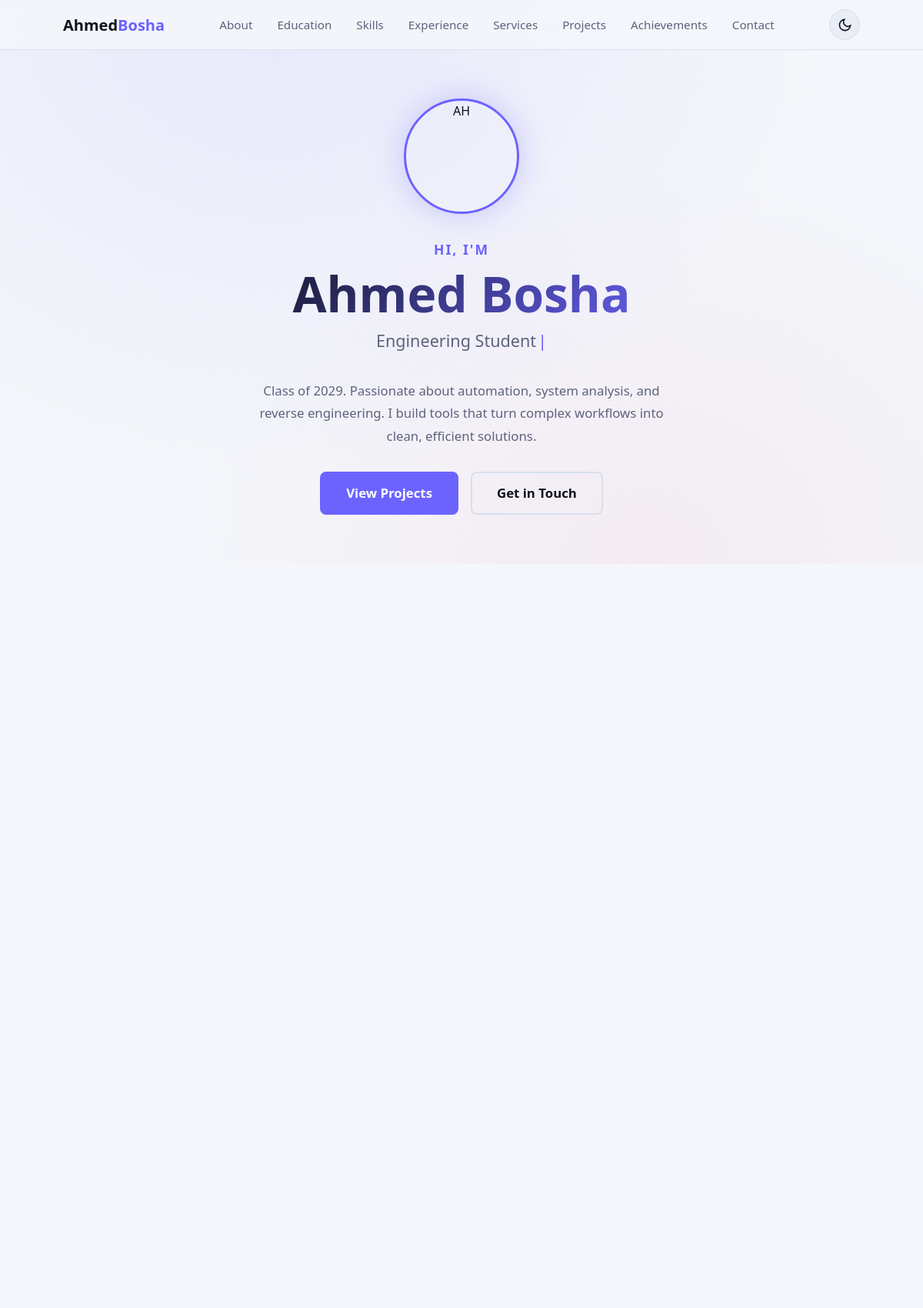
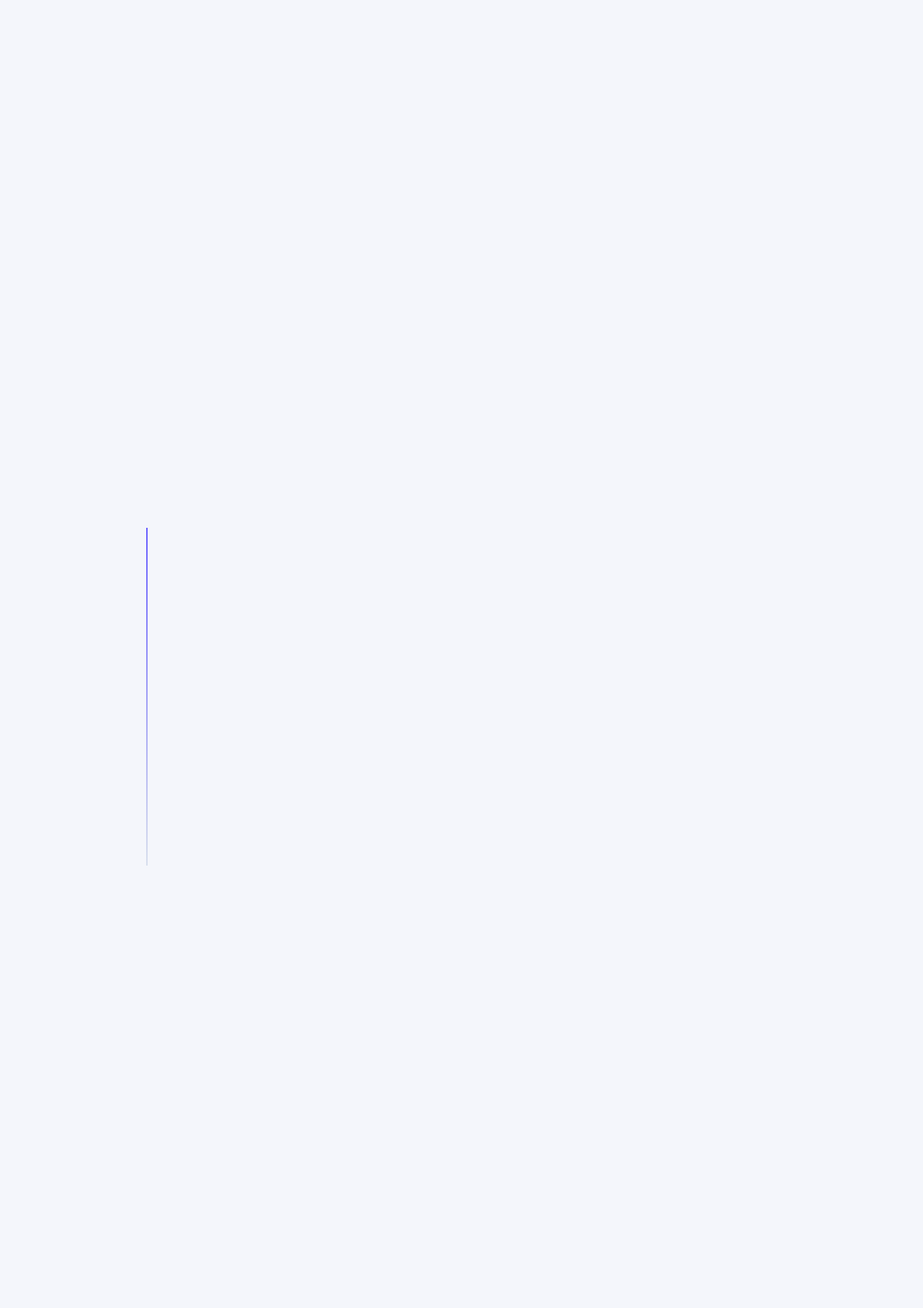
The page / (upper part) on the database its author committed (2 pictures, top to bottom).
### tables this page shows
CREATE TABLE site_settings (
            id              INTEGER PRIMARY KEY CHECK (id = 1),
            name            TEXT    DEFAULT 'Ahmed Bosha',
            greeting        TEXT    DEFAULT 'Hi, I''m',
            tagline         TEXT    DEFAULT 'Engineering Student & Software Developer',
            typing_texts    TEXT    DEFAULT 'Engineering Student,Software Developer,Problem Solver,Automation Enthusiast',
            bio             TEXT    DEFAULT 'Class of 2029. Passionate about automation, system analysis, and reverse engineering. I build tools that turn complex workflows into clean, efficient solutions.',
            profile_photo   TEXT,
            email           TEXT    DEFAULT 'ahmedbosha2566@gmail.com',
            github_url      TEXT    DEFAULT 'https://github.com/AhmedBosha',
            linkedin_url    TEXT,
            twitter_url     TEXT,
            resume_url      TEXT,
            color_primary   TEXT    DEFAULT '#6c63ff',
            color_accent    TEXT    DEFAULT '#ff6b6b',
            color_bg        TEXT    DEFAULT '#0c0c12',
            color_surface   TEXT    DEFAULT '#161622',
            color_text      TEXT    DEFAULT '#f0f0f8'
        );

### app.py (the view)
@app.route("/")
def index():
    db = get_db()
    projects = db.execute("SELECT * FROM projects ORDER BY created_at DESC").fetchall()
    skills_raw = db.execute("SELECT * FROM skills ORDER BY category ASC, sort_order ASC, id ASC").fetchall()
    skill_categories = {}
    for s in skills_raw:
        cat = s["category"] or "General"
        if cat not in skill_categories:
            skill_categories[cat] = []
        skill_categories[cat].append(s)
    education_list = db.execute("SELECT * FROM education ORDER BY sort_order ASC, start_year DESC").fetchall()
    experiences_list = db.execute("SELECT * FROM experiences ORDER BY sort_order ASC, id ASC").fetchall()
    services_list = db.execute("SELECT * FROM services ORDER BY sort_order ASC, id ASC").fetchall()
    achievements_list = db.execute("SELECT * FROM achievements ORDER BY sort_order ASC, id ASC").fetchall()
    testimonials_list = db.execute("SELECT * FROM testimonials ORDER BY sort_order ASC, id ASC").fetchall()
    return render_template(
        "index.html",
        projects=projects,
        skill_categories=skill_categories,
        education_list=education_list,
        experiences_list=experiences_list,
        services_list=services_list,
        achievements_list=achievements_list,
        testimonials_list=testimonials_list,
    )

### app.py (called while the page is built)
def get_db():
    if "db" not in g:
        g.db = sqlite3.connect(DATABASE)
        g.db.row_factory = sqlite3.Row
        g.db.execute("PRAGMA foreign_keys = ON")
    return g.db

def get_settings(db=None):
    if db is None:
        db = get_db()
    return db.execute("SELECT * FROM site_settings WHERE id = 1").fetchone()

@app.context_processor
def inject_globals():
    try:
        settings = get_settings()
        unread = get_db().execute(
            "SELECT COUNT(*) FROM messages WHERE is_read = 0"
        ).fetchone()[0]
    except Exception:
        settings = None
        unread = 0
    return dict(settings=settings, unread_count=unread)

### templates/index.html (shortened to what this page needs)
{% extends "base.html" %}
{% block body %}
<nav class="navbar">
    <div class="container navbar__inner">
        <a href="#" class="navbar__logo">
            {% if settings and settings.name %}
                {% set parts = settings.name.split() %}
                {% if parts | length > 1 %}
                    {{ parts[0] }}<span class="accent">{{ parts[1:] | join(' ') }}</span>
                {% else %}
                    {{ settings.name }}
                {% endif %}
            {% else %}
                Ahmed<span class="accent">Bosha</span>
            {% endif %}
        </a>
        <ul class="navbar__links">
            <li><a href="#about">About</a></li>
            {% if education_list %}<li><a href="#education">Education</a></li>{% endif %}
            {% if skill_categories %}<li><a href="#skills">Skills</a></li>{% endif %}
            {% if experiences_list %}<li><a href="#experience">Experience</a></li>{% endif %}
            {% if services_list %}<li><a href="#services">Services</a></li>{% endif %}
            <li><a href="#projects">Projects</a></li>
            {% if achievements_list %}<li><a href="#achievements">Achievements</a></li>{% endif %}
            <li><a href="#contact">Contact</a></li>
        </ul>
        <div class="navbar__actions">
            <button class="theme-toggle-btn" id="themeToggle" aria-label="Toggle Theme" title="Toggle Light / Dark Theme">
                <svg class="moon-icon" viewBox="0 0 24 24" fill="none" stroke="currentColor" stroke-width="2" width="19" height="19">
                    <path d="M21 12.79A9 9 0 1 1 11.21 3 7 7 0 0 0 21 12.79z"></path>
                </svg>
            </button>
        </div>
    </div>
</nav>
<header class="hero" id="about">
    <div class="container hero__inner">
        {% if settings and settings.profile_photo %}
        <div class="hero__photo-wrap reveal">
            <img src="{{ url_for('static', filename='uploads/' + settings.profile_photo) }}"
                 alt="{{ settings.name }}" class="hero__photo">
        </div>
        {% else %}
        <div class="hero__photo-wrap hero__photo-wrap--placeholder reveal">
            <div class="hero__photo-initials">
                {{ settings.name[:2].upper() if settings and settings.name else 'AB' }}
            </div>
        </div>
        {% endif %}
        <p class="hero__greeting reveal" style="--delay: 0.1s;">
            {{ settings.greeting if settings and settings.greeting else "Hi, I'm" }}
        </p>
        <h1 class="hero__name reveal" style="--delay: 0.2s;">
            {{ settings.name if settings and settings.name else 'Ahmed Bosha' }}
        </h1>
        <p class="hero__tagline reveal" style="--delay: 0.3s;">
            <span id="typedText"></span><span class="typing-cursor">|</span>
        </p>
        <p class="hero__bio reveal" style="--delay: 0.4s;">
            {{ settings.bio if settings and settings.bio else 'Class of 2029. Passionate about automation, system analysis, and problem-solving. I build tools that turn complex workflows into clean, efficient solutions.' }}
        </p>
        <div class="hero__cta reveal" style="--delay: 0.5s;">
            <a href="#projects" class="btn btn--primary btn--lg">View Projects</a>
            <a href="#contact" class="btn btn--outline btn--lg">Get in Touch</a>
        </div>
    </div>
</header>
{% if education_list %}
<section class="section" id="education">
    <div class="container">
        <div class="education-grid">
        </div>
    </div>
</section>
{% endif %}
{% if skill_categories %}
<section class="section" id="skills">
    <div class="container">
        <div class="skill-categories-grid">
        </div>
    </div>
</section>
{% endif %}
{% if experiences_list %}
<section class="section" id="experience">
</section>
{% endif %}
{% if services_list %}
<section class="section" id="services">
</section>
{% endif %}
{% endblock %}

### rows shown on the page
site_settings: name "AH", greeting "HI, I'M", name "Ahmed Bosha", bio "Class of 2029. Passionate about automation, system analysis, and reverse engineering. I build tools that turn complex workflows into clean, efficient solutions."

### other values the page prints
{{ parts[0] }} "Ahmed"
{{ parts[1:] | join(' ') }} "Bosha"
